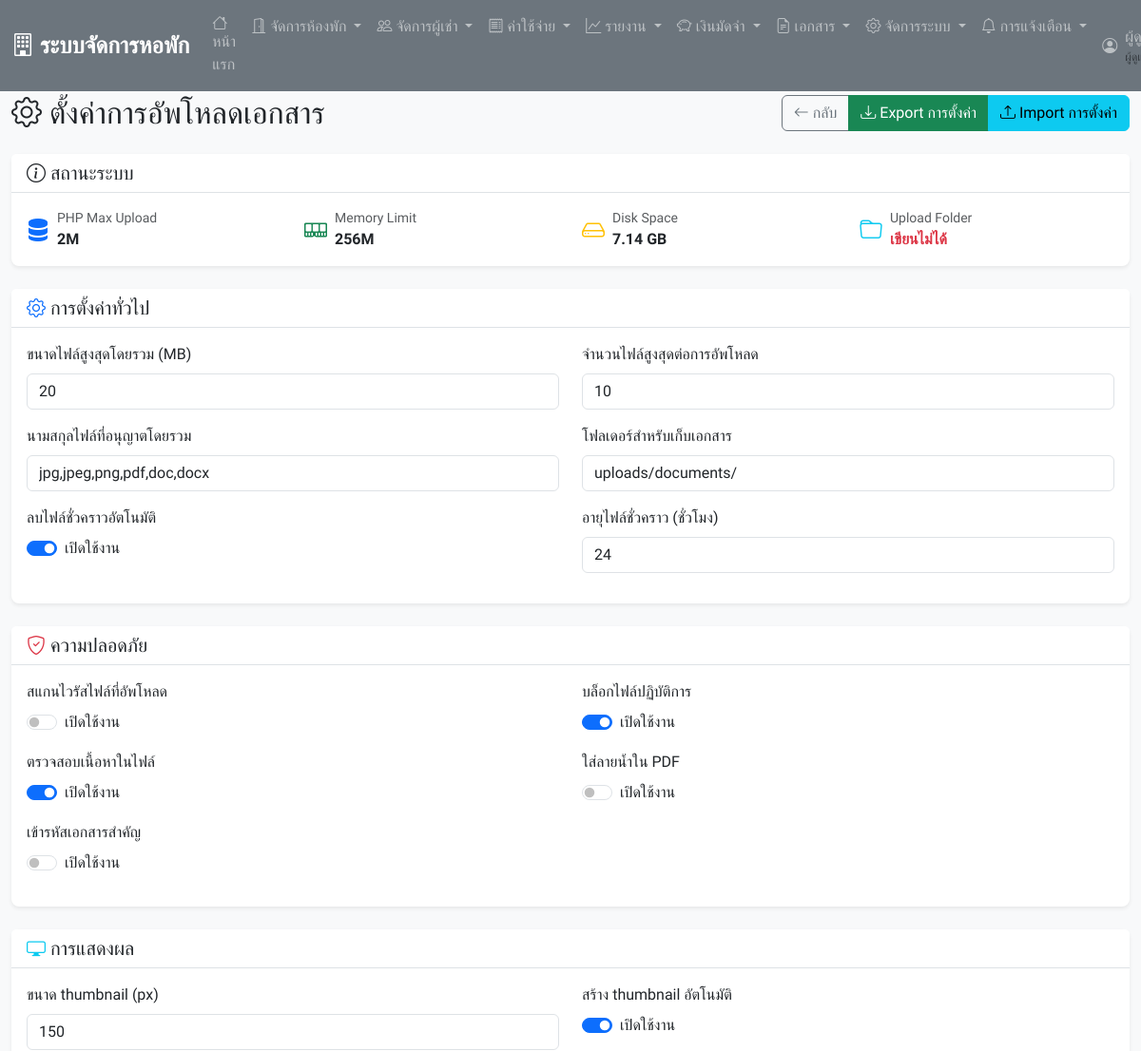
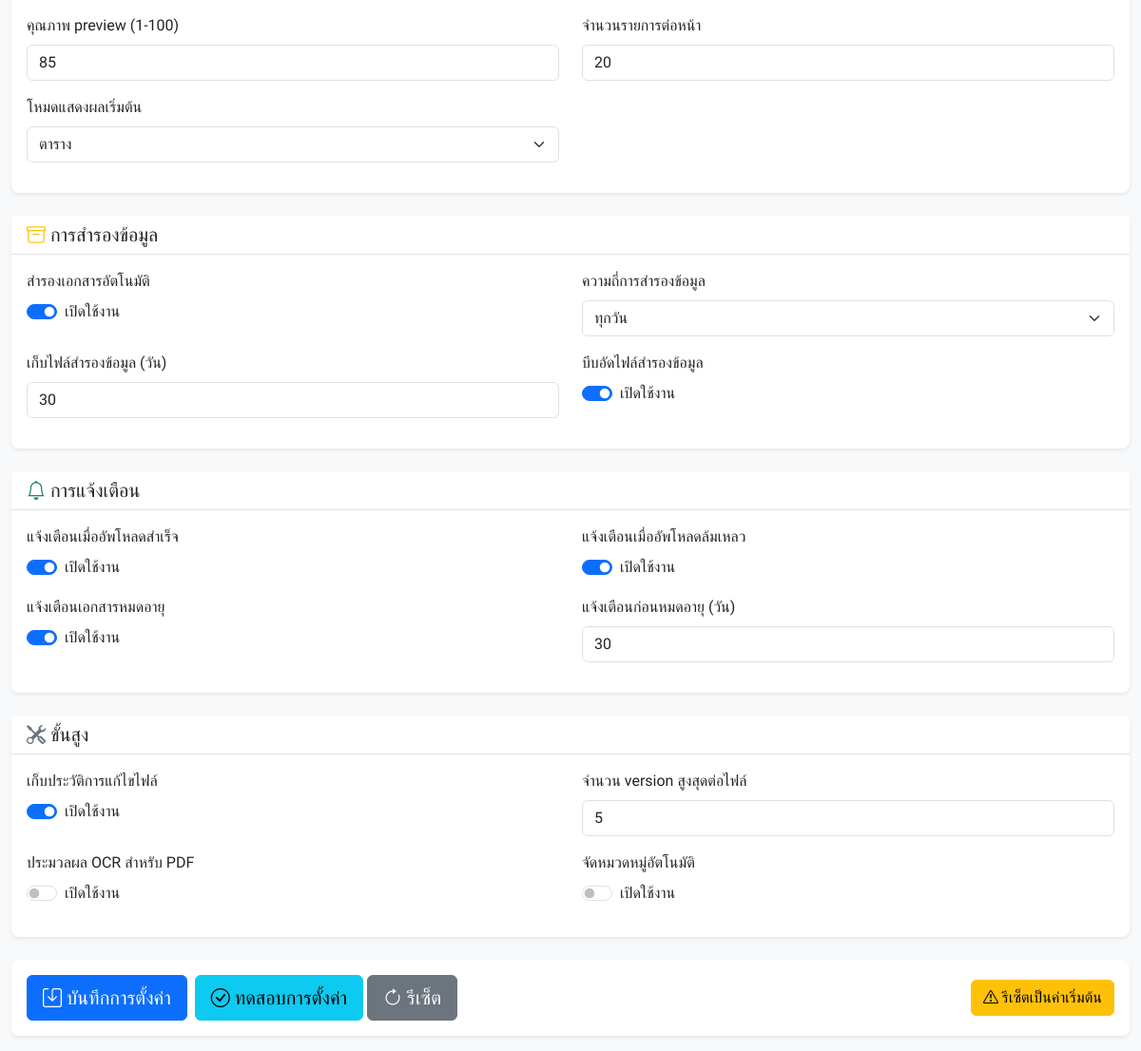
The app's page /document_settings.php (signed in) with its own data (2 pictures, top to bottom).
### tables this page shows
CREATE TABLE `document_settings` (
  `setting_id` int(11) NOT NULL,
  `setting_key` varchar(100) NOT NULL,
  `setting_value` text DEFAULT NULL,
  `setting_description` text DEFAULT NULL,
  `setting_type` enum('text','number','boolean','select') DEFAULT 'text',
  `setting_group` varchar(50) DEFAULT 'general',
  `display_order` int(11) DEFAULT 0,
  `updated_at` timestamp NOT NULL DEFAULT current_timestamp() ON UPDATE current_timestamp(),
  `updated_by` int(11) DEFAULT NULL
);

### document_settings.php (the view, shortened to what this page needs)
<?php
require_once 'includes/header.php';
try {
    $pdo->exec("
        CREATE TABLE IF NOT EXISTS document_settings (
            setting_id INT AUTO_INCREMENT PRIMARY KEY,
            setting_key VARCHAR(100) NOT NULL UNIQUE,
            setting_value TEXT,
            setting_description TEXT,
            setting_type ENUM('text', 'number', 'boolean', 'select') DEFAULT 'text',
            setting_group VARCHAR(50) DEFAULT 'general',
            display_order INT DEFAULT 0,
            updated_at TIMESTAMP DEFAULT CURRENT_TIMESTAMP ON UPDATE CURRENT_TIMESTAMP,
            updated_by INT,
            FOREIGN KEY (updated_by) REFERENCES users(user_id),
            INDEX idx_setting_key (setting_key),
            INDEX idx_setting_group (setting_group)
        ) ENGINE=InnoDB DEFAULT CHARSET=utf8mb4 COLLATE=utf8mb4_unicode_ci
    ");
} catch(PDOException $e) {
    $error_message = 'เกิดข้อผิดพลาดในการสร้างตาราง: ' . $e->getMessage();
}
try {
    $stmt = $pdo->prepare("
        SELECT ds.*, u.full_name as updated_by_name
        FROM document_settings ds
        LEFT JOIN users u ON ds.updated_by = u.user_id
        ORDER BY ds.setting_group, ds.display_order, ds.setting_key
    ");
    $stmt->execute();
    $all_settings = $stmt->fetchAll();
    $grouped_settings = [];
    foreach ($all_settings as $setting) {
        $grouped_settings[$setting['setting_group']][] = $setting;
    }
} catch(PDOException $e) {
    $error_message = 'เกิดข้อผิดพลาดในการดึงข้อมูล: ' . $e->getMessage();
    $grouped_settings = [];
}
include 'includes/navbar.php';
?>
<div class="container-fluid mt-4">
    <div class="row">
        <div class="col-12">
            <div class="d-flex justify-content-between align-items-center mb-4">
                <h2 class="mb-0">
                    <i class="bi bi-gear"></i>
                    ตั้งค่าการอัพโหลดเอกสาร
                </h2>
                <div class="btn-group">
                    <a href="all_documents.php" class="btn btn-outline-secondary">
                        <i class="bi bi-arrow-left"></i>
                        กลับ
                    </a>
                    <button class="btn btn-success" onclick="exportSettings()">
                        <i class="bi bi-download"></i>
                        Export การตั้งค่า
                    </button>
                    <button class="btn btn-info" data-bs-toggle="modal" data-bs-target="#importModal">
                        <i class="bi bi-upload"></i>
                        Import การตั้งค่า
                    </button>
                </div>
            </div>
            <div class="card mb-4">
                <div class="card-header">
                    <h5 class="card-title mb-0">
                        <i class="bi bi-info-circle"></i>
                        สถานะระบบ
                    </h5>
                </div>
                <div class="card-body">
                    <div class="row">
                        <div class="col-md-3">
                            <div class="d-flex align-items-center">
                                <i class="bi bi-server text-primary fs-4 me-2"></i>
                                <div>
                                    <div class="small text-muted">PHP Max Upload</div>
                                    <strong><?php echo ini_get('upload_max_filesize'); ?></strong>
                                </div>
                            </div>
                        </div>
                        <div class="col-md-3">
                            <div class="d-flex align-items-center">
                                <i class="bi bi-memory text-success fs-4 me-2"></i>
                                <div>
                                    <div class="small text-muted">Memory Limit</div>
                                    <strong><?php echo ini_get('memory_limit'); ?></strong>
                                </div>
                            </div>
                        </div>
                        <div class="col-md-3">
                            <div class="d-flex align-items-center">
                                <i class="bi bi-hdd text-warning fs-4 me-2"></i>
                                <div>
                                    <div class="small text-muted">Disk Space</div>
                                    <strong>
                                        <?php
                                        $bytes = disk_free_space(".");
                                        $si_prefix = array( 'B', 'KB', 'MB', 'GB', 'TB', 'EB', 'ZB', 'YB' );
                                        $base = 1024;
                                        $class = min((int)log($bytes , $base) , count($si_prefix) - 1);
                                        echo sprintf('%1.2f' , $bytes / pow($base,$class)) . ' ' . $si_prefix[$class];
                                        ?>
                                    </strong>
                                </div>
                            </div>
                        </div>
                        <div class="col-md-3">
                            <div class="d-flex align-items-center">
                                <i class="bi bi-folder text-info fs-4 me-2"></i>
                                <div>
                                    <div class="small text-muted">Upload Folder</div>
                                    <strong>
                                        <?php
                                        $upload_path = 'uploads/documents/';
                                        echo is_writable($upload_path) ?
                                            '<span class="text-success">เขียนได้</span>' :
                                            '<span class="text-danger">เขียนไม่ได้</span>';
                                        ?>
                                    </strong>
                                </div>
                            </div>
                        </div>
                    </div>
                </div>
            </div>
            <form method="POST" id="settingsForm">
                <?php
                $group_titles = [
                    'general' => ['การตั้งค่าทั่วไป', 'bi-gear', 'primary'],
                    'security' => ['ความปลอดภัย', 'bi-shield-check', 'danger'],
                    'display' => ['การแสดงผล', 'bi-display', 'info'],
                    'backup' => ['การสำรองข้อมูล', 'bi-archive', 'warning'],
                    'notification' => ['การแจ้งเตือน', 'bi-bell', 'success'],
                    'advanced' => ['ขั้นสูง', 'bi-tools', 'secondary']
                ];
                foreach ($group_titles as $group_key => $group_info):
                ?>
                <div class="card mb-4">
                    <div class="card-header">
                        <h5 class="card-title mb-0">
                            <i class="bi <?php echo $group_info[1]; ?> text-<?php echo $group_info[2]; ?>"></i>
                            <?php echo $group_info[0]; ?>
                        </h5>
                    </div>
                    <div class="card-body">
                        <div class="row">
                            <?php foreach ($grouped_settings[$group_key] as $setting): ?>
                                <div class="col-md-6 mb-3">
                                    <label for="<?php echo $setting['setting_key']; ?>" class="form-label">
                                        <?php echo htmlspecialchars($setting['setting_description']); ?>
                                    </label>
                                    <?php if ($setting['setting_type'] === 'boolean'): ?>
                                        <div class="form-check form-switch">
                                            <input class="form-check-input"
                                                   type="checkbox"
                                                   id="<?php echo $setting['setting_key']; ?>"
                                                   name="<?php echo $setting['setting_key']; ?>"
                                                   <?php echo $setting['setting_value'] ? 'checked' : ''; ?>>
                                            <label class="form-check-label" for="<?php echo $setting['setting_key']; ?>">
                                                เปิดใช้งาน
                                            </label>
                                        </div>
                                    <?php elseif ($setting['setting_type'] === 'select'): ?>
                                        <select class="form-select"
                                                id="<?php echo $setting['setting_key']; ?>"
                                                name="<?php echo $setting['setting_key']; ?>">
                                            <?php
                                            $options = [];
                                            if ($setting['setting_key'] === 'default_view_mode') {
                                                $options = ['grid' => 'ตาราง', 'list' => 'รายการ'];
                                            } elseif ($setting['setting_key'] === 'backup_frequency') {
                                                $options = [
                                                    'hourly' => 'ทุกชั่วโมง',
                                                    'daily' => 'ทุกวัน',
                                                    'weekly' => 'ทุกสัปดาห์',
                                                    'monthly' => 'ทุกเดือน'
                                                ];
                                            }
                                            foreach ($options as $value => $label):
                                            ?>
                                                <option value="<?php echo $value; ?>"
                                                        <?php echo $setting['setting_value'] === $value ? 'selected' : ''; ?>>
                                                    <?php echo $label; ?>
                                                </option>
                                            <?php endforeach; ?>
                                        </select>
                                    <?php elseif ($setting['setting_type'] === 'number'): ?>
                                        <input type="number"
                                               class="form-control"
                                               id="<?php echo $setting['setting_key']; ?>"
                                               name="<?php echo $setting['setting_key']; ?>"
                                               value="<?php echo htmlspecialchars($setting['setting_value']); ?>"
                                               min="0"
                                               <?php
                                               if (strpos($setting['setting_key'], 'max') !== false) echo 'max="1000"';
                                               if (strpos($setting['setting_key'], 'quality') !== false) echo 'max="100"';
                                               ?>>
                                    <?php else: ?>
                                        <input type="text"
                                               class="form-control"
                                               id="<?php echo $setting['setting_key']; ?>"
                                               name="<?php echo $setting['setting_key']; ?>"
                                               value="<?php echo htmlspecialchars($setting['setting_value']); ?>">
                                    <?php endif; ?>
                                </div>
                            <?php endforeach; ?>
                        </div>
                    </div>
                </div>
                <?php endforeach; ?>
                <div class="card">
                    <div class="card-body">
                        <div class="d-flex justify-content-between align-items-center">
                            <div>
                                <button type="submit" name="save_settings" class="btn btn-primary btn-lg">
                                    <i class="bi bi-save"></i>
                                    บันทึกการตั้งค่า
                                </button>
                                <button type="button" class="btn btn-secondary btn-lg" onclick="resetForm()">
                                    <i class="bi bi-arrow-clockwise"></i>
                                    รีเซ็ต
                                </button>
                            </div>
                            <div>
                                <button type="button" class="btn btn-warning" data-bs-toggle="modal" data-bs-target="#resetModal">
                                    <i class="bi bi-exclamation-triangle"></i>
                                    รีเซ็ตเป็นค่าเริ่มต้น
                                </button>
                            </div>
                        </div>
                    </div>
                </div>
            </form>
        </div>
    </div>
</div>
<?php include 'includes/footer.php'; ?>

### includes/header.php (style rules this page uses)
body { font-family: 'Kanit', sans-serif; background-color: #f8f9fa; }
.card { border: none; box-shadow: 0 0.125rem 0.25rem rgba(0, 0, 0, 0.075); border-radius: 0.5rem; }
.card-header { background-color: #fff; border-bottom: 1px solid #dee2e6; font-weight: 500; }
.btn { border-radius: 0.375rem; font-weight: 500; }

### includes/navbar.php (style rules this page uses)
body { padding-top: 76px; }

### records on screen
document_settings: setting_description "ขนาดไฟล์สูงสุดโดยรวม (MB)", max_file_size_global "20"
document_settings: setting_description "จำนวนไฟล์สูงสุดต่อการอัพโหลด", max_files_per_upload "10"
document_settings: setting_description "นามสกุลไฟล์ที่อนุญาตโดยรวม", allowed_extensions_global "jpg,jpeg,png,pdf,doc,docx"
document_settings: setting_description "โฟลเดอร์สำหรับเก็บเอกสาร", upload_path "uploads/documents/"
document_settings: setting_description "ลบไฟล์ชั่วคราวอัตโนมัติ", setting_value "☑"
document_settings: setting_description "อายุไฟล์ชั่วคราว (ชั่วโมง)", temp_file_lifetime "24"
document_settings: setting_description "สแกนไวรัสไฟล์ที่อัพโหลด"
document_settings: setting_description "บล็อกไฟล์ปฏิบัติการ", setting_value "☑"
document_settings: setting_description "ตรวจสอบเนื้อหาในไฟล์", setting_value "☑"
document_settings: setting_description "ใส่ลายน้ำใน PDF"
document_settings: setting_description "เข้ารหัสเอกสารสำคัญ"
document_settings: setting_description "ขนาด thumbnail (px)", thumbnail_size "150"
document_settings: setting_description "สร้าง thumbnail อัตโนมัติ", setting_value "☑"
document_settings: setting_description "คุณภาพ preview (1-100)", preview_quality "85"
document_settings: setting_description "จำนวนรายการต่อหน้า", items_per_page "20"
document_settings: setting_description "โหมดแสดงผลเริ่มต้น", default_view_mode "ตาราง"
document_settings: setting_description "สำรองเอกสารอัตโนมัติ", setting_value "☑"
document_settings: setting_description "ความถี่การสำรองข้อมูล", backup_frequency "ทุกวัน"
document_settings: setting_description "เก็บไฟล์สำรองข้อมูล (วัน)", backup_retention_days "30"
document_settings: setting_description "บีบอัดไฟล์สำรองข้อมูล", setting_value "☑"
document_settings: setting_description "แจ้งเตือนเมื่ออัพโหลดสำเร็จ", setting_value "☑"
document_settings: setting_description "แจ้งเตือนเมื่ออัพโหลดล้มเหลว", setting_value "☑"
document_settings: setting_description "แจ้งเตือนเอกสารหมดอายุ", setting_value "☑"
document_settings: setting_description "แจ้งเตือนก่อนหมดอายุ (วัน)", document_expire_days "30"
document_settings: setting_description "เก็บประวัติการแก้ไขไฟล์", setting_value "☑"
document_settings: setting_description "จำนวน version สูงสุดต่อไฟล์", max_versions_per_file "5"
document_settings: setting_description "ประมวลผล OCR สำหรับ PDF"
document_settings: setting_description "จัดหมวดหมู่อัตโนมัติ"

### other values on screen
ini_get('upload_max_filesize') "2M"
ini_get('memory_limit') "256M"
$bytes / pow($base,$class) "7.14"
$si_prefix[$class] "GB"
$group_info[0] "การตั้งค่าทั่วไป"
$group_info[0] "ความปลอดภัย"
$group_info[0] "การแสดงผล"
$group_info[0] "การสำรองข้อมูล"
$group_info[0] "การแจ้งเตือน"
$group_info[0] "ขั้นสูง"
